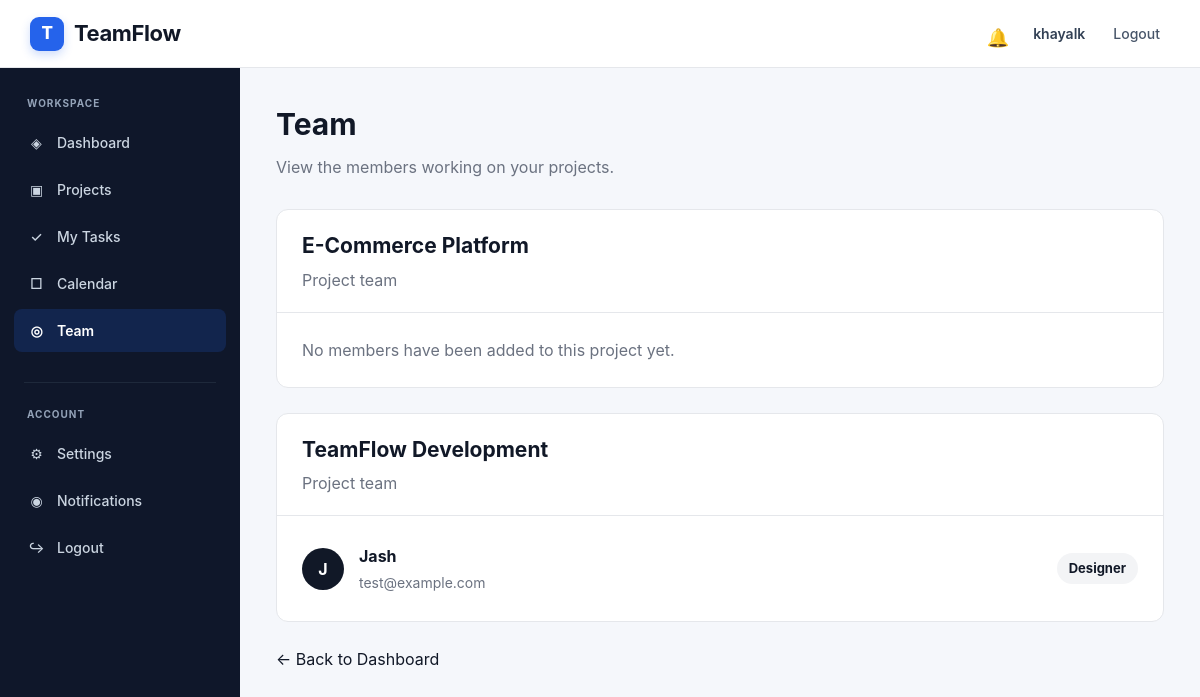
Screenshot of /team/ (signed in) with the database file from the repository.
### accounts/models.py (models this page shows, shortened)
class User(AbstractUser):
    profile_picture = models.ImageField(
        upload_to="profile_pictures/",
        blank=True,
        null=True
    )
    bio = models.TextField(
        blank=True
    )
    job_title = models.CharField(
        max_length=100,
        blank=True
    )

### projects/models.py (models this page shows, shortened)
class Project(models.Model):
    STATUS_CHOICES = [
        ("planning", "Planning"),
        ("active", "Active"),
        ("on_hold", "On Hold"),
        ("completed", "Completed"),
    ]
    PRIORITY_CHOICES = [
        ("low", "Low"),
        ("medium", "Medium"),
        ("high", "High"),
    ]
    name = models.CharField(max_length=200)
    description = models.TextField(blank=True)
    owner = models.ForeignKey(
        settings.AUTH_USER_MODEL,
        on_delete=models.CASCADE,
        related_name="owned_projects"
    )
    start_date = models.DateField(
        null=True,
        blank=True
    )
    due_date = models.DateField(
        null=True,
        blank=True
    )
    status = models.CharField(
        max_length=20,
        choices=STATUS_CHOICES,
        default="planning"
    )
    priority = models.CharField(
        max_length=10,
        choices=PRIORITY_CHOICES,
        default="medium"
    )
    created_at = models.DateTimeField(
        auto_now_add=True
    )
    updated_at = models.DateTimeField(
        auto_now=True
    )

class ProjectMember(models.Model):
    ROLE_CHOICES = [
        ("manager", "Manager"),
        ("developer", "Developer"),
        ("designer", "Designer"),
        ("viewer", "Viewer"),
    ]
    project = models.ForeignKey(
        Project,
        on_delete=models.CASCADE,
        related_name="members"
    )
    user = models.ForeignKey(
        settings.AUTH_USER_MODEL,
        on_delete=models.CASCADE,
        related_name="project_memberships"
    )
    role = models.CharField(
        max_length=20,
        choices=ROLE_CHOICES,
        default="developer"
    )
    joined_at = models.DateTimeField(
        auto_now_add=True
    )
    class Meta:
        unique_together = ("project", "user")

### team/views.py (the view)
@login_required
def team_list(request):
    projects = Project.objects.filter(
        owner=request.user
    ).prefetch_related(
        "members__user"
    ).order_by(
        "-created_at"
    )
    return render(
        request,
        "team/team_list.html",
        {
            "projects": projects
        }
    )

### notifications/context_processors.py (called while the page is built)
def notification_count(request):
    if request.user.is_authenticated:
        unread_count = Notification.objects.filter(
            recipient=request.user,
            is_read=False
        ).count()
    else:
        unread_count = 0
    return {
        "unread_notifications": unread_count
    }

### templates/team/team_list.html (shortened to what this page needs)
{% extends "base.html" %}
{% block content %}
<div class="team-page">
    <div class="team-header">
        <h1>Team</h1>
        <p>
            View the members working on your projects.
        </p>
    </div>
    {% if projects %}
        {% for project in projects %}
            <div class="project-team-card">
                <div class="project-header">
                    <h2>
                        {{ project.name }}
                    </h2>
                    <p>
                        Project team
                    </p>
                </div>
                {% if project.members.all %}
                    <div class="member-list">
                        {% for member in project.members.all %}
                            <div class="member">
                                <div class="member-info">
                                    <div class="member-avatar">
                                        {{ member.user.username|first }}
                                    </div>
                                    <div>
                                        <div class="member-name">
                                            {{ member.user.username }}
                                        </div>
                                        <div class="member-email">
                                            {{ member.user.email }}
                                        </div>
                                    </div>
                                </div>
                                <div class="member-role">
                                    {{ member.get_role_display }}
                                </div>
                            </div>
                        {% endfor %}
                    </div>
                {% else %}
                    <div class="no-members">
                        No members have been added to this project yet.
                    </div>
                {% endif %}
            </div>
        {% endfor %}
    {% endif %}
    <div class="back-link">
        <a href="{% url 'dashboard' %}">
            ← Back to Dashboard
        </a>
    </div>
</div>
{% endblock %}

### templates/base.html (shortened to what this page needs)
<!DOCTYPE html>
<html lang="en">
<head>
</head>
<body>
    <nav class="navbar">
        <a href="{% url 'dashboard' %}" class="logo">
            <span class="logo-mark">
                T
            </span>
            <span>
                TeamFlow
            </span>
        </a>
        <div class="user-area">
            {% if user.is_authenticated %}
                <a
                    href="{% url 'notification_list' %}"
                    class="notification-link"
                    title="Notifications"
                >
                    <span class="notification-icon">
                        🔔
                    </span>
                </a>
                <span class="user-name">
                    {{ user.username }}
                </span>
                <a
                    href="{% url 'logout' %}"
                    class="logout-top"
                >
                    Logout
                </a>
            {% endif %}
        </div>
    </nav>
    <aside class="sidebar">
        <div class="sidebar-section">
            <div class="sidebar-title">
                Workspace
            </div>
            <a
                href="{% url 'dashboard' %}"
                class="{% if request.resolver_match.url_name == 'dashboard' %}active{% endif %}"
            >
                <span class="sidebar-icon">
                    ◈
                </span>
                Dashboard
            </a>
            <a
                href="{% url 'project_list' %}"
                class=""
            >
                <span class="sidebar-icon">
                    ▣
                </span>
                Projects
            </a>
            <a
                href="{% url 'my_tasks' %}"
                class="{% if request.resolver_match.url_name == 'my_tasks' %}active{% endif %}"
            >
                <span class="sidebar-icon">
                    ✓
                </span>
                My Tasks
            </a>
            <a
                href="{% url 'calendar' %}"
                class="{% if request.resolver_match.url_name == 'calendar' %}active{% endif %}"
            >
                <span class="sidebar-icon">
                    □
                </span>
                Calendar
            </a>
            <a
                href="{% url 'team_list' %}"
                class="{% if request.resolver_match.url_name == 'team_list' %}active{% endif %}"
            >
                <span class="sidebar-icon">
                    ◎
                </span>
                Team
            </a>
        </div>
        <div class="sidebar-divider"></div>
        <div class="sidebar-section">
            <div class="sidebar-title">
                Account
            </div>
            <a
                href="{% url 'profile' %}"
                class="{% if request.resolver_match.url_name == 'profile' %}active{% endif %}"
            >
                <span class="sidebar-icon">
                    ⚙
                </span>
                Settings
            </a>
            <a
                href="{% url 'notification_list' %}"
                class="{% if request.resolver_match.url_name == 'notification_list' %}active{% endif %}"
            >
                <span class="sidebar-icon">
                    ◉
                </span>
                Notifications
            </a>
            <a href="{% url 'logout' %}">
                <span class="sidebar-icon">
                    ↪
                </span>
                Logout
            </a>
        </div>
    </aside>
    <main class="main-content">
        {% block content %}
        {% endblock %}
    </main>
</body>
</html>

### templates/base.html (style rules this page uses)
* { box-sizing: border-box; margin: 0; padding: 0; }
:root { --primary: #2563eb; --primary-dark: #1d4ed8; --sidebar: #0f172a; --sidebar-hover: #1e293b; --sidebar-active: #2563eb; --background: #f5f7fb; --surface: #ffffff; --border: #e5e7eb; --text: #111827; --muted: #64748b; --muted-light: #94a3b8; --danger: #dc2626; --shadow: 0 1px 3px rgba(15, 23, 42, 0.06); }
html { scroll-behavior: smooth; }
body { font-family: Inter, -apple-system, BlinkMacSystemFont, "Segoe UI", Arial, sans-serif; background: var(--background); color: var(--text); line-height: 1.5; min-height: 100vh; }
a { color: inherit; text-decoration: none; }
.navbar { position: fixed; top: 0; left: 0; right: 0; z-index: 1000; height: 68px; background: rgba(255, 255, 255, 0.96); backdrop-filter: blur(10px); border-bottom: 1px solid var(--border); display: flex; align-items: center; justify-content: space-between; padding: 0 30px; }
.logo { display: flex; align-items: center; gap: 10px; font-size: 22px; font-weight: 750; letter-spacing: -0.4px; color: var(--text); }
.logo-mark { width: 34px; height: 34px; display: flex; align-items: center; justify-content: center; border-radius: 9px; background: var(--primary); color: white; font-size: 17px; font-weight: 800; box-shadow: 0 4px 10px rgba(37, 99, 235, 0.22); }
.user-area { display: flex; align-items: center; gap: 18px; }
.user-name { color: #334155; font-size: 14px; font-weight: 600; }
.logout-top { color: #475569; font-size: 14px; font-weight: 500; padding: 8px 10px; border-radius: 7px; transition: 0.15s ease; }
.notification-link { position: relative; width: 38px; height: 38px; display: flex; align-items: center; justify-content: center; border-radius: 9px; color: #475569; font-size: 18px; transition: 0.15s ease; }
.notification-icon { width: 19px; height: 19px; }
.sidebar { position: fixed; top: 68px; left: 0; bottom: 0; width: 240px; background: var(--sidebar); color: white; padding: 28px 14px; overflow-y: auto; z-index: 900; }
.sidebar-section { margin-bottom: 30px; }
.sidebar-title { padding: 0 13px; margin-bottom: 10px; color: var(--muted-light); font-size: 10px; font-weight: 700; letter-spacing: 1px; text-transform: uppercase; }
.sidebar a { display: flex; align-items: center; gap: 11px; width: 100%; padding: 11px 13px; margin-bottom: 4px; border-radius: 8px; color: #cbd5e1; font-size: 14px; font-weight: 500; transition: background 0.15s ease, color 0.15s ease, transform 0.15s ease; }
.sidebar a.active { background: rgba(37, 99, 235, 0.18); color: white; font-weight: 600; }
.sidebar-icon { width: 19px; height: 19px; display: inline-flex; align-items: center; justify-content: center; color: currentColor; flex-shrink: 0; }
.sidebar-divider { height: 1px; background: #1e293b; margin: 24px 10px; }
.main-content { margin-left: 240px; padding: 102px 36px 45px; min-height: 100vh; }
.main-content > * { max-width: 1250px; margin-left: auto; margin-right: auto; }

### templates/team/team_list.html (style rules this page uses)
.team-page { max-width: 1200px; margin: 0 auto; }
.team-header { margin-bottom: 30px; }
.team-header h1 { font-size: 30px; margin-bottom: 8px; }
.team-header p { color: #6b7280; }
.project-team-card { background: white; border: 1px solid #e5e7eb; border-radius: 12px; margin-bottom: 25px; overflow: hidden; }
.project-header { padding: 20px 25px; border-bottom: 1px solid #e5e7eb; }
.project-header h2 { font-size: 21px; margin-bottom: 6px; }
.project-header p { color: #6b7280; }
.member-list { padding: 10px 25px; }
.member { display: flex; justify-content: space-between; align-items: center; padding: 18px 0; border-bottom: 1px solid #e5e7eb; }
.member:last-child { border-bottom: none; }
.member-info { display: flex; align-items: center; gap: 15px; }
.member-avatar { width: 42px; height: 42px; border-radius: 50%; background: #111827; color: white; display: flex; align-items: center; justify-content: center; font-weight: bold; text-transform: uppercase; }
.member-name { font-weight: bold; }
.member-email { color: #6b7280; font-size: 14px; margin-top: 4px; }
.member-role { padding: 6px 12px; border-radius: 20px; background: #f3f4f6; font-size: 13px; font-weight: bold; }
.no-members { padding: 25px; color: #6b7280; }
.back-link { margin-top: 20px; }

### rows the page displays
User: username "khayalk"
Project: name "E-Commerce Platform", shows "No members have been added to this project yet."
Project: name "TeamFlow Development"
ProjectMember: user.username|first "J", user.username "Jash", user.email "test@example.com", role "Designer"
